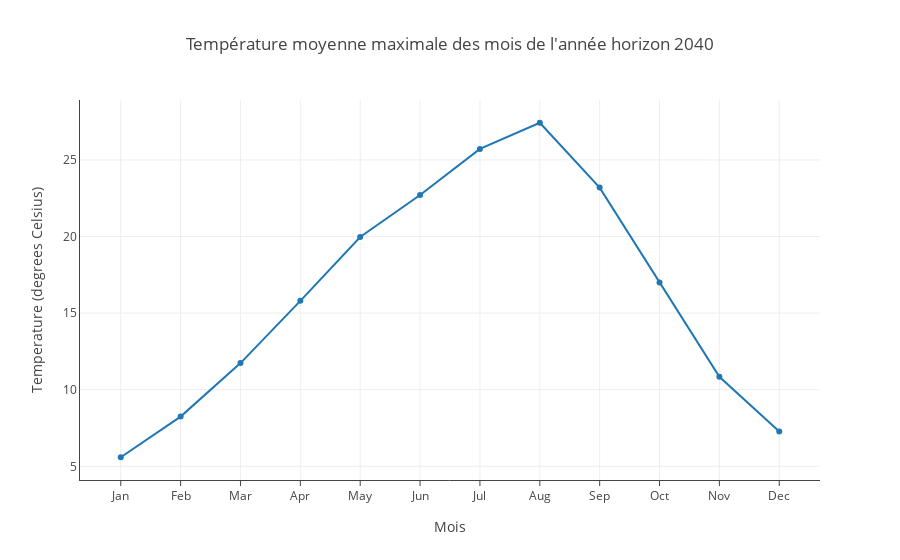

Write notebook code for a chart like this one.
### Markdown cell above
#### Calcul de la température moyenne maximale  des mois de l'année 2040
On réutilise les paramètres de la tranche de 12 mois (slice) définis plus haut ainsi que les données moyénnées déjà calculées. (Décommenter la dernière ligne du bloc pour afficher la figure)

### Code cell
trace0 = go.Scatter(
    x = lyon_month[0:slice],
    y = moyAreaInterval[0:slice],
    name ='Avril 2040'
)

data = [trace0]

layout = dict (
           title = "Température moyenne maximale des mois de l'année horizon 2040",
           xaxis = dict(
                 title = 'Mois',
                 showline=True,
                 showticklabels=True,
                 ticklen=5
             ),
             yaxis = dict(
                 title = 'Temperature (degrees Celsius)',
                 showline=True,
                 showticklabels=True
             ),         
)


fig = dict(data=data, layout=layout)

py.iplot(fig, filename='basic-line')

### Figure 1 — Plotly figure (JSON) as saved in the notebook; plotly's stock layout.template omitted (floating-point values rounded to 4 significant figures)
{"data": [{"name": "Avril 2040", "type": "scatter", "uid": "c32637a2-2909-45bf-9e99-b28f0335a5c6", "x": ["Jan", "Feb", "Mar", "Apr", "May", "Jun", "Jul", "Aug", "Sep", "Oct", "Nov", "Dec"], "y": [5.591, 8.245, 11.74, 15.8, 19.97, 22.71, 25.72, 27.43, 23.19, 16.99, 10.84, 7.27]}], "layout": {"autosize": true, "title": {"text": "Température moyenne maximale des mois de l'année horizon 2040"}, "xaxis": {"autorange": true, "range": [-0.6752, 11.68], "showline": true, "showticklabels": true, "ticklen": 5, "title": {"text": "Mois"}, "type": "category"}, "yaxis": {"autorange": true, "range": [3.991, 29.03], "showline": true, "showticklabels": true, "title": {"text": "Temperature (degrees Celsius)"}, "type": "linear"}}}
